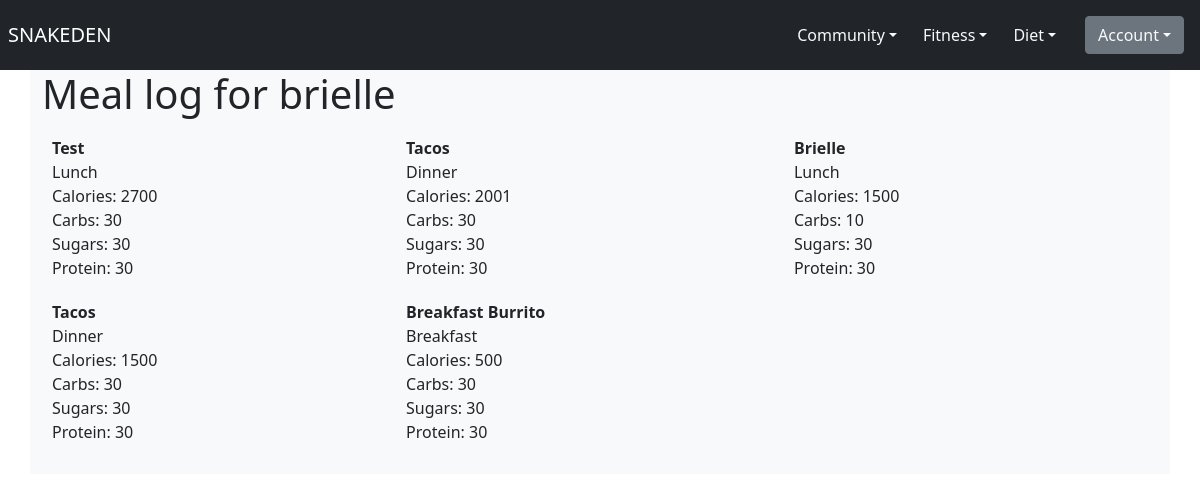
The page /diet/meal_log/ (signed in) on the database as committed earlier.
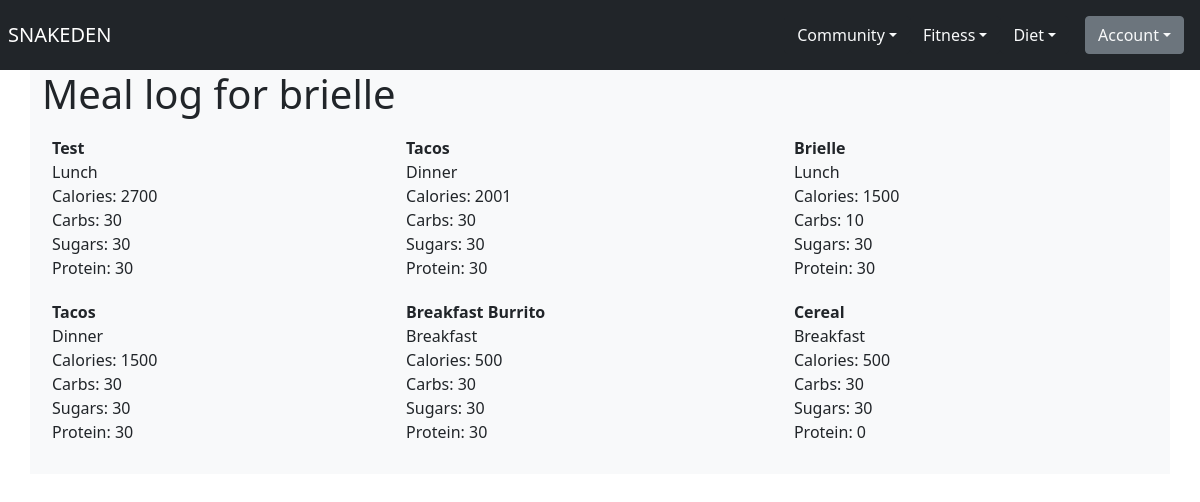
The same page on the database as committed later.
### diet/models.py (models this page shows)
class Meal(models.Model):
    MEAL_TYPES = [
        ('Breakfast', 'Breakfast'),
        ('Lunch', 'Lunch'),
        ('Dinner', 'Dinner'),
        ('Snack', 'Snack'),
    ]
    meal_name = models.CharField(max_length=100)
    meal_type = models.CharField(max_length=50, choices=MEAL_TYPES)
    calories = models.IntegerField()
    carbs = models.IntegerField()
    sugars = models.IntegerField()
    protein = models.IntegerField()
    user = models.ForeignKey(User, on_delete=models.CASCADE)
    created_at = models.DateTimeField(auto_now_add=True)

### diet/views.py (the view)
# urls.py: path('meal_log/', views.user_meal_data, name="user_meal_data"),
@login_required
def user_meal_data(request):
    meals = Meal.objects.filter(user=request.user)
    return render(request, 'diet/meal_log.html', {'meals': meals})

### diet/templates/diet/meal_log.html
{% extends 'base.html' %}
{% block body %}
    <h1>Meal log for {{ user.username }}</h1>
    <div style="display: grid; grid-template-columns: auto auto auto;; padding: 10px;">
    {% for meal in meals %}
        <div style="margin-bottom: 20px;">
            <div style="font-weight: bold;">{{ meal.meal_name }}</div>
            <div>{{ meal.meal_type }}</div>
            <div>Calories: {{ meal.calories }}</div>
            <div>Carbs: {{ meal.carbs }}</div>
            <div>Sugars: {{ meal.sugars }}</div>
            <div>Protein: {{ meal.protein }}</div>
        </div>
    {% endfor %}
    </div>
{% endblock %}

### templates/base.html (shortened to what this page needs)
{% load static %}
<!doctype html>
<html lang="en">
<head>
    <link rel="stylesheet" href="{% static 'style.css' %}">
    <link rel="stylesheet" href="https://cdn.jsdelivr.net/npm/bootstrap-icons@1.9.1/font/bootstrap-icons.css">
    <link href="https://cdn.jsdelivr.net/npm/bootstrap@5.1.3/dist/css/bootstrap.min.css" rel="stylesheet">
</head>
<body>
    <nav class="navbar navbar-dark bg-dark">
        <a href="{% url 'index'%} " class="navbar-brand px-2">SNAKEDEN</a>
        <div class="navbar">
            {% if user.is_authenticated %}
                {% if user.profile.role == 2 %}
                    <a href="{% url 'trainer_home' %}" class="nav-item nav-link"> Trainer Home </a>
                {% elif user.profile.role == 1 %}
                    <a href="{% url 'dietitian_home' %}" class="nav-item nav-link"> Dietician Home </a>
                {% else %}
                    <div class="dropdown">
                        <button class="btn btn-dark dropdown-toggle text-light" type="button" id="dropdownMenuButton" data-bs-toggle='dropdown' aria-haspopup="true" aria-expanded="false">Community</button>
                    </div>
                    <div class="dropdown">
                        <button class="btn btn-dark dropdown-toggle text-light" type="button" id="dropdownMenuButton" data-bs-toggle='dropdown' aria-haspopup="true" aria-expanded="false">Fitness</button>
                    </div>
                    <div class="dropdown">
                        <button class="btn btn-dark dropdown-toggle text-light" type="button" id="dropdownMenuButton" data-bs-toggle='dropdown' aria-haspopup="true" aria-expanded="false">Diet</button>
                    </div>
                    {% endif %}
            {% endif %}
            <div class="dropdown">
                <button class="btn btn-secondary dropdown-toggle text-light mx-3" type="button" id="dropdownMenuButton" data-bs-toggle='dropdown' aria-haspopup="true" aria-expanded="false">Account</button>
            </div>
        </div>
    </nav>
    <div class="container bg-light">
        {% block body %}
        {% endblock %}
    </div>
</body>
</html>

### static/style.css (style rules this page uses)
.nav-link, .navbar-brand { color: white !important; }
body { background-color: lightgray; }

Rows that differ between the two databases and show on the page:
added Meal: meal_name "Cereal", meal_type "Breakfast", calories "500", carbs "30", sugars "30", protein "0"
